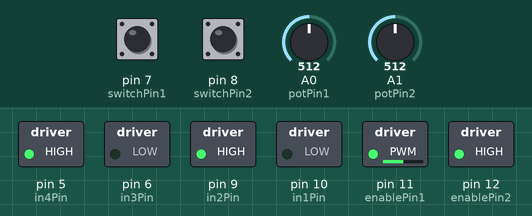
Bench run of a sketch on a simulated Arduino Uno, built with avr-gcc and run on an emulated ATmega328P. On the bench: switched loads named in the sketch (green lamp = pin HIGH). The inputs (shaded band) are chosen by the test bench; at power-on: A0 (potPin1) = 512, A1 (potPin2) = 512, pin 7 (switchPin1) HIGH, pin 8 (switchPin2) HIGH.

Above: at 1.2 s.
1.3 s: A0 (potPin1) set to 716
At 2.5 s:
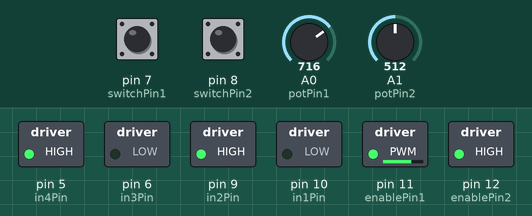
2.8 s: A1 (potPin2) set to 505
At 3.6 s:
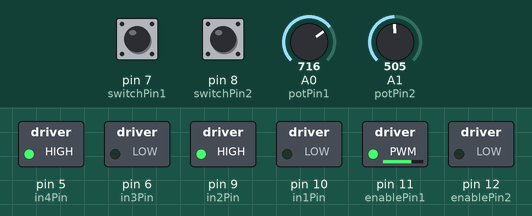
4.3 s: pin 7 (switchPin1) pulled LOW for 0.15 s
At 4.37 s:
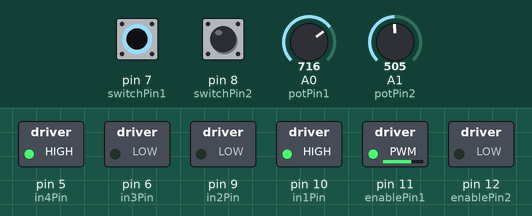
5.9 s: pin 8 (switchPin2) pulled LOW for 0.15 s
At 5.97 s:
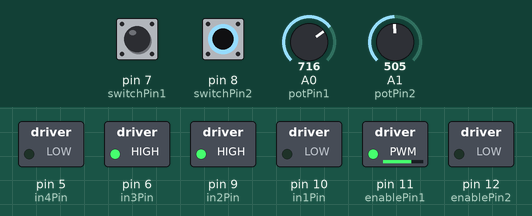
7.5 s: A0 (potPin1) set to 900
At 8.4 s:
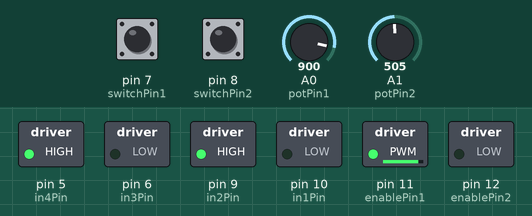
9.0 s: A1 (potPin2) set to 716
At 9.5 s:
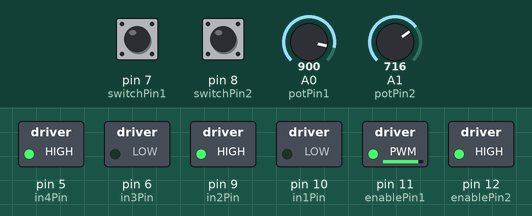
Timing chart, 0 to 11.5 s (numbered marks = the images above; inputs shaded):
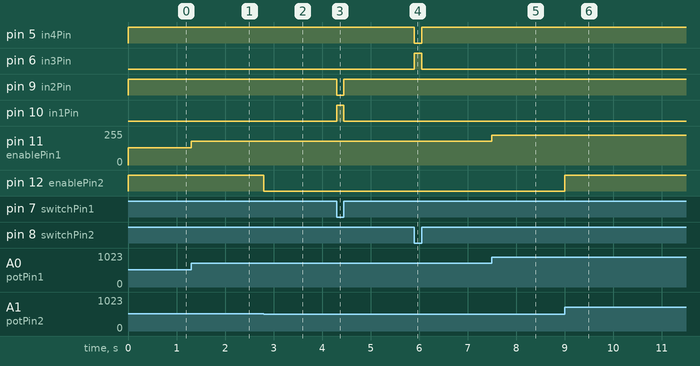

The sketch:

h_bridge_double_motor.ino
```cpp
int enablePin1 = 11;
int in1Pin = 10;
int in2Pin = 9;
int switchPin1 = 7;

int potPin1 = A0;

int enablePin2 = 12;
int in3Pin = 6;
int in4Pin = 5;
int switchPin2 = 8;

int potPin2 = A1;

int motorNum = 0;

 void setup()
{
  pinMode(in1Pin, OUTPUT);
  pinMode(in2Pin, OUTPUT);
  pinMode(in3Pin, OUTPUT);
  pinMode(in4Pin, OUTPUT);
  pinMode(enablePin1, OUTPUT);
  pinMode(enablePin2, OUTPUT);
  pinMode(switchPin1, INPUT_PULLUP);
  pinMode(switchPin2, INPUT_PULLUP);
}

void loop()
{
  int speed1 = analogRead(potPin1) / 4;
  boolean reverse1 = digitalRead(switchPin1);
  int speed2 = analogRead(potPin2) / 4;
  boolean reverse2 = digitalRead(switchPin2);
  analogWrite(enablePin1, speed1);
  digitalWrite(in1Pin, ! reverse1);
  digitalWrite(in2Pin, reverse1);
  analogWrite(enablePin2, speed2);
  digitalWrite(in3Pin, ! reverse2);
  digitalWrite(in4Pin, reverse2);

//  setMotor(motorNum, speed1, reverse1);
}

/*
void setMotor(int motorNum, int speed, boolean reverse)
{
  int inA, inB, ePin;
  if (motorNum == 0)
  {
    inA = in1Pin;
    inB = in2Pin;
    ePin = enablePin1;
  }
  else
  {
    inA = in3Pin;
    inB = in4Pin;
    ePin = enablePin2;
  }
  analogWrite(eP, speed);
  digitalWrite(inA, ! reverse);
  digitalWrite(inB, reverse);
}
*/
```

Measured:
- the behaviour switches between 512 and 511 on A1 (potPin2) (found by bisection; images 1 and 2)
- after the input at 1.3 s, pin 11 (enablePin1): 128/255 → 179/255 at once
- after the input at 2.8 s, pin 12 (enablePin2): HIGH → LOW at once
- after the input at 4.3 s, pin 9 (in2Pin): HIGH → LOW at once, → HIGH 0.15 s later; pin 10 (in1Pin): LOW → HIGH at once, → LOW 0.15 s later
- after the input at 5.9 s, pin 5 (in4Pin): HIGH → LOW at once, → HIGH 0.15 s later; pin 6 (in3Pin): LOW → HIGH at once, → LOW 0.15 s later
- after the input at 7.5 s, pin 11 (enablePin1): 179/255 → 225/255 at once
- after the input at 9.0 s, pin 12 (enablePin2): LOW → HIGH at once
